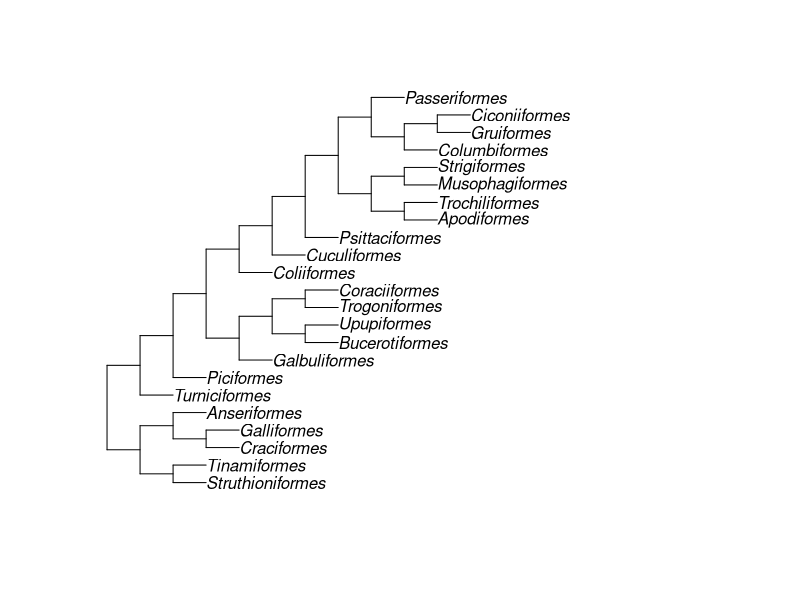
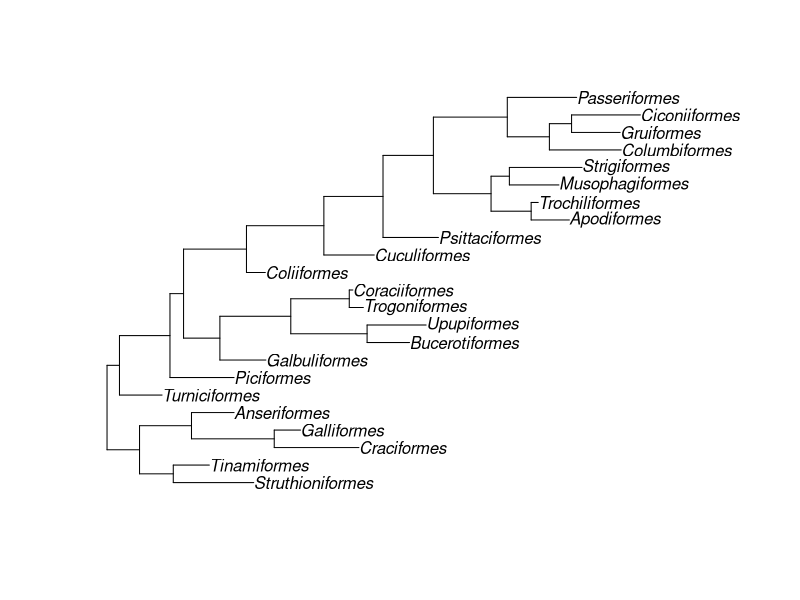
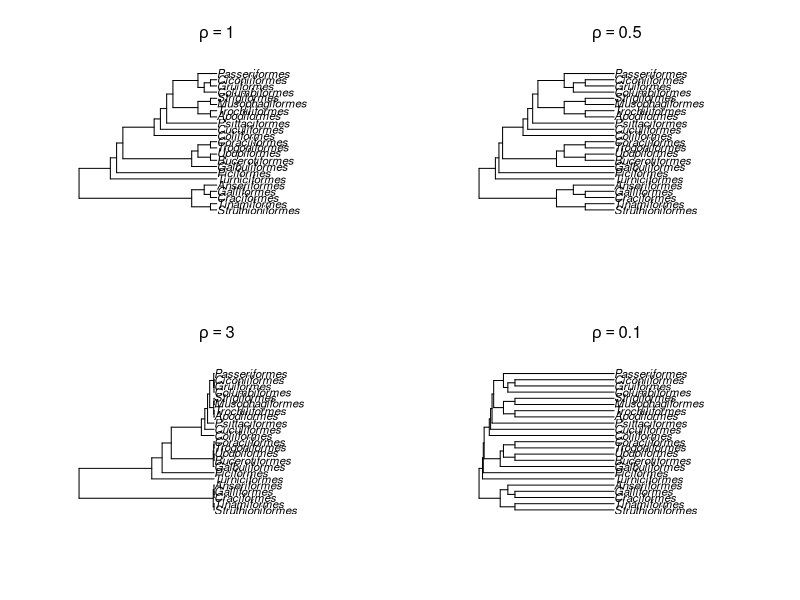

Generate these figures, in order, with R:
library(ape)


### Name: compute.brlen
### Title: Branch Lengths Computation
### Aliases: compute.brlen
### Keywords: manip

### ** Examples

data(bird.orders)
plot(compute.brlen(bird.orders, 1))
plot(compute.brlen(bird.orders, runif, min = 0, max = 5))
layout(matrix(1:4, 2, 2))
plot(compute.brlen(bird.orders, power=1), main=expression(rho==1))
plot(compute.brlen(bird.orders, power=3), main=expression(rho==3))
plot(compute.brlen(bird.orders, power=0.5), main=expression(rho==0.5))
plot(compute.brlen(bird.orders, power=0.1), main=expression(rho==0.1))
layout(1)
